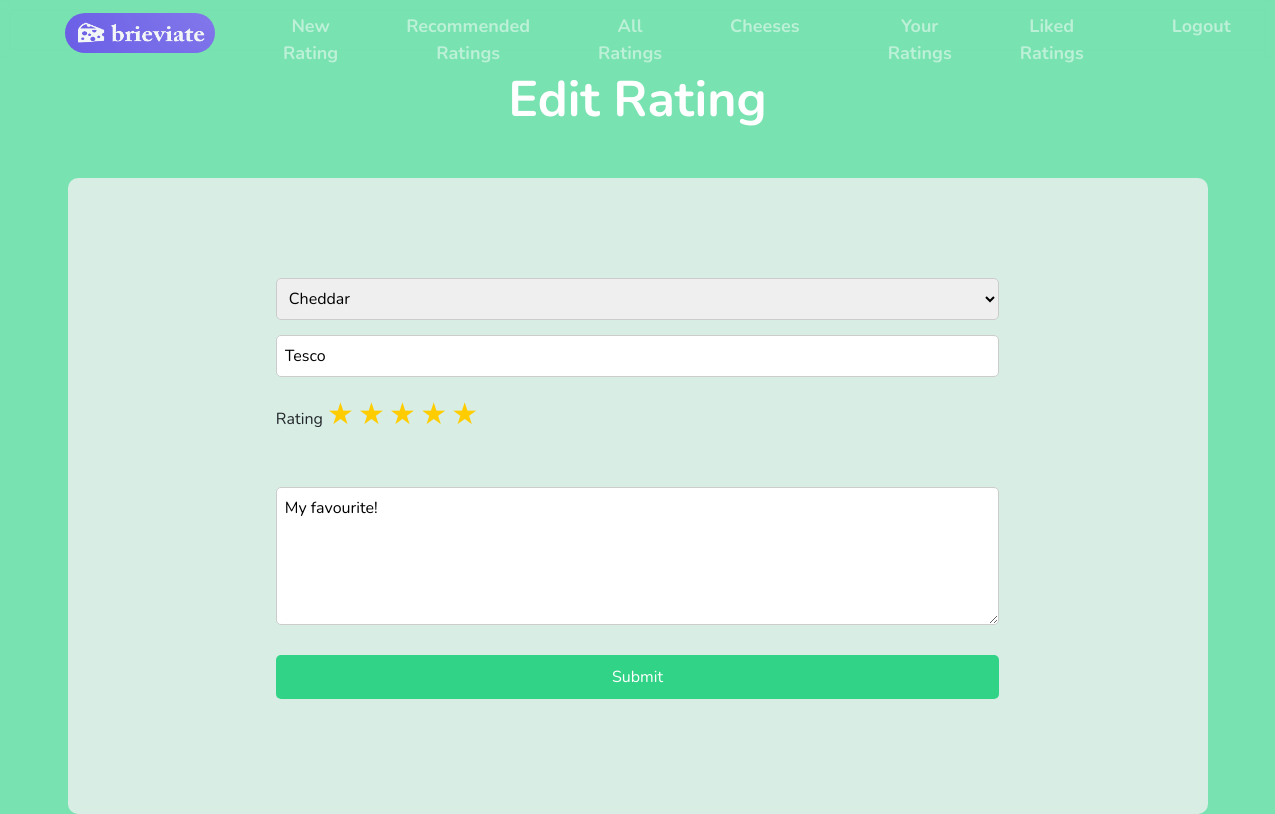
Page /edit_rating?id=10 (signed in) on the committed database.
### app/models.py (models this page shows, shortened)
class Review(db.Model):
    id = db.Column(db.Integer, primary_key=True)
    cheese_id = db.Column(db.Integer, db.ForeignKey('cheese.id'))
    user_id = db.Column(db.Integer, db.ForeignKey('user.id'))
    date = db.Column(db.DateTime, index=True)
    brand = db.Column(db.String(50))
    review = db.Column(db.String(500))
    rating = db.Column(db.Integer)
    likes = db.Column(db.Integer, default=0)

### app/ratings.py (the view)
@ratings.route('/edit_rating', methods=['GET'])
@login_required
def edit_rating():
    id=request.args.get('id')
    review_to_edit=Review.query.filter_by(id=id).first()
    form=ReviewForm()
    form.cheese.default=Cheese.query.filter_by(id=review_to_edit.cheese_id).first().name
    form.brand.default=review_to_edit.brand
    selected_rating=review_to_edit.rating
    form.review.default=review_to_edit.review
    form.process()
    return render_template('edit_rating.html', form=form, id=id, selected_rating=selected_rating, title='Edit Rating')

### app/forms.py
class ReviewForm(FlaskForm):
    choices=[]
    @staticmethod
    def get_cheeses():
        with app.app_context():
            cheeses = [(cheese.name) for cheese in Cheese.query.all()]
            return cheeses
    cheese = SelectField('Select a Cheese', choices=get_cheeses(), validators=[InputRequired()])
    brand = StringField('Brand', default='', validators=[InputRequired()])
    rating = IntegerField('Rating', default=0)
    review = TextAreaField('Review', default='', validators=[InputRequired()])
    submit = SubmitField('Submit')
    def __init__(self, *args, **kwargs):
        super(ReviewForm, self).__init__(*args, **kwargs)
        self.choices = self.get_cheeses()

### app/__init__.py (called while the page is built)
@login_manager.user_loader
def load_user(user_id):
    return User.query.get(int(user_id))

@app.before_request
def initial_setup():
    filename = app.static_folder + '/cheeses.txt'
    get_cheeses(filename)

### app/get_cheeses.py (called while the page is built)
def get_cheeses(filename):
    with open(filename, 'r') as file:
        cheeses = file.readlines()
        for cheese_name in cheeses:
            cheese_name = cheese_name.strip()
            existing_cheese = Cheese.query.filter_by(name=cheese_name).first()
            if not existing_cheese:
                cheese = Cheese(name=cheese_name)
                db.session.add(cheese)
        db.session.commit()

### app/templates/edit_rating.html (shortened to what this page needs)
{% extends "base.html" %}
{% block content %}
<h1 class="page-title">Edit Rating</h1>
<div class="form-container container mt-5">
    <div class="row justify-content-center">
        <div class="col-md-8">
            <div class="form-group">
                <form class="main-form" action="/edit_rating_handler?id={{ id }}" method="POST" onsubmit="validateReviewForm()" name="edit_rating" autocomplete="off">
                    <div class="form-group main-form">
                        {{ form.cheese(class="form-group select", placeholder=form.cheese.label.text) }}
                        {{ form.brand(class="form-group input", placeholder=form.brand.label.text) }}
                        <div class="rating-stars">
                            {{  form.rating.label }}
                            <span data-value="1">&#9733;</span>
                            <span data-value="2">&#9733;</span>
                            <span data-value="3">&#9733;</span>
                            <span data-value="4">&#9733;</span>
                            <span data-value="5">&#9733;</span>
                        </div>
                        <br><br>
                        {{ form.review (class="form-group textarea", placeholder=form.review.label.text, rows=5) }}
                    </div>
                    {{ form.submit (class="btn btn-success") }}
                </form>
            </div>
        </div>
    </div>
</div>
{% endblock %}

### app/static/formatting.css (style rules this page uses)
.page-title { color: #ffffff; font-size: 50px; text-align: center; font-weight: bold; margin-bottom: 20px; }
.form-container { background-color: rgba(240, 240, 240, 0.8); backdrop-filter: blur(5px); padding: 20px; border-radius: 10px; padding-top: 100px; padding-bottom: 100px; }
.main-form { display: flex; flex-direction: column; }
.form-group { margin-bottom: 15px; }
.form-group input, select, textarea { padding: 8px; border-radius: 5px; border: 1px solid #ccc; }
.form-group input[type="submit"], .go-button, .go-button:hover { padding: 10px; background-color: #31d386; color: white; border: none; cursor: pointer; }
.rating-stars { display: inline-block; }
.rating-stars span { font-size: 30px; cursor: pointer; color: #ccc; }
.rating-stars span:hover, .rating-stars span.active { color: #ffcc00; }
body { background-color: #78e2b0; font-family: 'Nunito'; font-size: 16px; }

### rows in the picture
Review: cheese "Cheddar", brand "Tesco", review "My favourite!"
